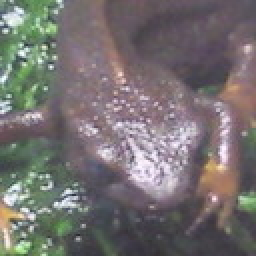
#> input picture Q_81_90/dataset/train_akahara_1.jpg, 128 x 128 px (shown 2 times larger); its folder holds only this picture in this run
$ python 84.py   (older library calls are emulated)
#> lines starting #> are read from the running program, lines starting #| are printed output that depends on the picture

# coding: utf-8

# In[24]:


import cv2
import numpy as np
from save import result
from glob import glob
import matplotlib.pyplot as plt
get_ipython().run_line_magic('matplotlib', 'inline')

def img_quantize(img):
    img = img // 64 * 64 + 32
    return img


# In[31]:


train_data = glob("dataset/train_*.jpg")
train_data.sort()

plt.figure(figsize=(15,8))
# make database
database = np.zeros((len(train_data), 13), dtype=np.int)
for i, path in enumerate(train_data):
    img = img_quantize(cv2.imread(path))
#> in img_quantize, `img = img // 64 * 64 + 32`:
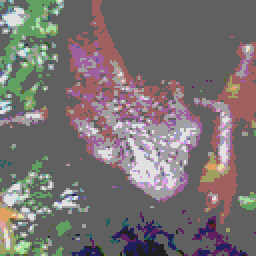
#> img: shape (128, 128, 3) (shown 2 times larger); mean B, G, R 113.8, 113.1, 120.1

    for j in range(4):
        database[i, j] = len(np.where(img[:, :, 0] == (64 * j + 32))[0])
        database[i, 4+j] = len(np.where(img[:, :, 1] == (64 * j + 32))[0])
        database[i, 8+j] = len(np.where(img[:, :, 0] == (64 * j + 32))[0])

    if "akahara" in path:
        label = 0
    elif "madara" in path:
        label = 1

    database[i, -1] = label

    hist = img.copy() // 64
    hist[:, :, 1] += 4
    hist[:, :, 2] += 8
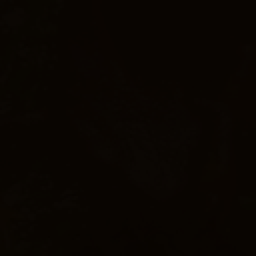
#> hist: shape (128, 128, 3) (shown 2 times larger); mean B, G, R 1.28, 5.27, 9.38
    plt.subplot(2, 5, i+1)
    plt.hist(hist.ravel(), bins=12, rwidth=0.9)
    plt.title(path)


# In[32]:


print(database)
#| [[  187 12390  2867   940   583 11705  3231   865   187 12390  2867   940
#|       0]]
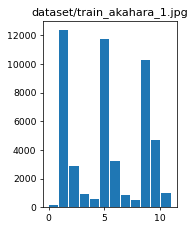
#> figure drawn by matplotlib, 1 panel; tallest bar 12390 high, from x = 0.963 to 1.79

$ run again, on Q_81_90/dataset/train_akahara_5.jpg
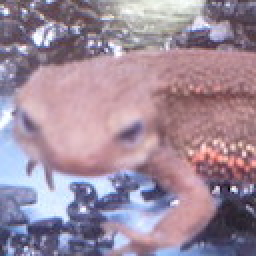
#> input picture Q_81_90/dataset/train_akahara_5.jpg, 128 x 128 px (shown 2 times larger)
#> in img_quantize, `img = img // 64 * 64 + 32`:
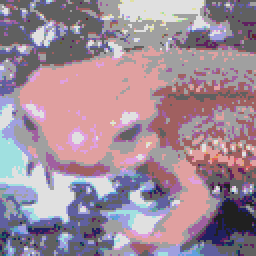
#> img: shape (128, 128, 3) (shown 2 times larger); mean B, G, R 152.8, 139.3, 160.4
#| [[ 220 4448 8672 3044  686 5878 7878 1942  220 4448 8672 3044    0]]
#> `print(database)`:
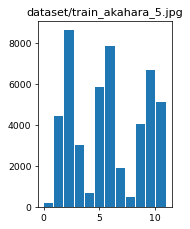
#> figure drawn by matplotlib, 1 panel; tallest bar 8672 high, from x = 1.88 to 2.7

$ run again, on Q_81_90/dataset/train_madara_1.jpg
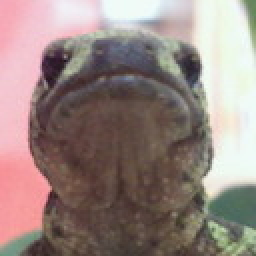
#> input picture Q_81_90/dataset/train_madara_1.jpg, 128 x 128 px (shown 2 times larger)
#> in img_quantize, `img = img // 64 * 64 + 32`:
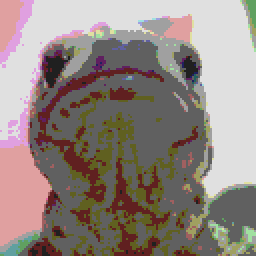
#> img: shape (128, 128, 3) (shown 2 times larger); mean B, G, R 129.3, 135, 147.4
#| [[3092 6200 2568 4524 1746 7194 3153 4291 3092 6200 2568 4524    1]]
#> `print(database)`:
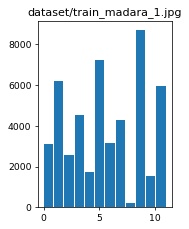
#> figure drawn by matplotlib, 1 panel; tallest bar 8709 high, from x = 8.3 to 9.12

$ run again, on Q_81_90/dataset/train_madara_2.jpg
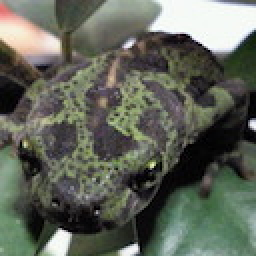
#> input picture Q_81_90/dataset/train_madara_2.jpg, 128 x 128 px (shown 2 times larger)
#> in img_quantize, `img = img // 64 * 64 + 32`:
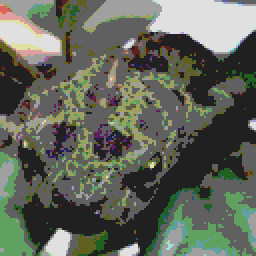
#> img: shape (128, 128, 3) (shown 2 times larger); mean B, G, R 90.6, 102.2, 97.4
#| [[5661 7818 1521 1384 4702 6868 3347 1467 5661 7818 1521 1384    1]]
#> `print(database)`:
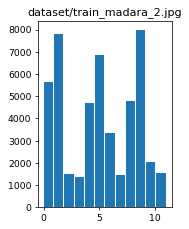
#> figure drawn by matplotlib, 1 panel; tallest bar 8001 high, from x = 8.3 to 9.12

$ run again, on Q_81_90/dataset/train_akahara_2.jpg
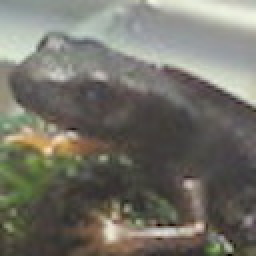
#> input picture Q_81_90/dataset/train_akahara_2.jpg, 128 x 128 px (shown 2 times larger)
#> in img_quantize, `img = img // 64 * 64 + 32`:
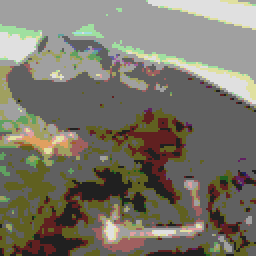
#> img: shape (128, 128, 3) (shown 2 times larger); mean B, G, R 104.7, 117.4, 121.5
#| [[3901 7207 4435  841 2008 8299 4665 1412 3901 7207 4435  841    0]]
#> `print(database)`:
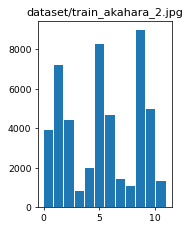
#> figure drawn by matplotlib, 1 panel; tallest bar 9010 high, from x = 8.3 to 9.12
